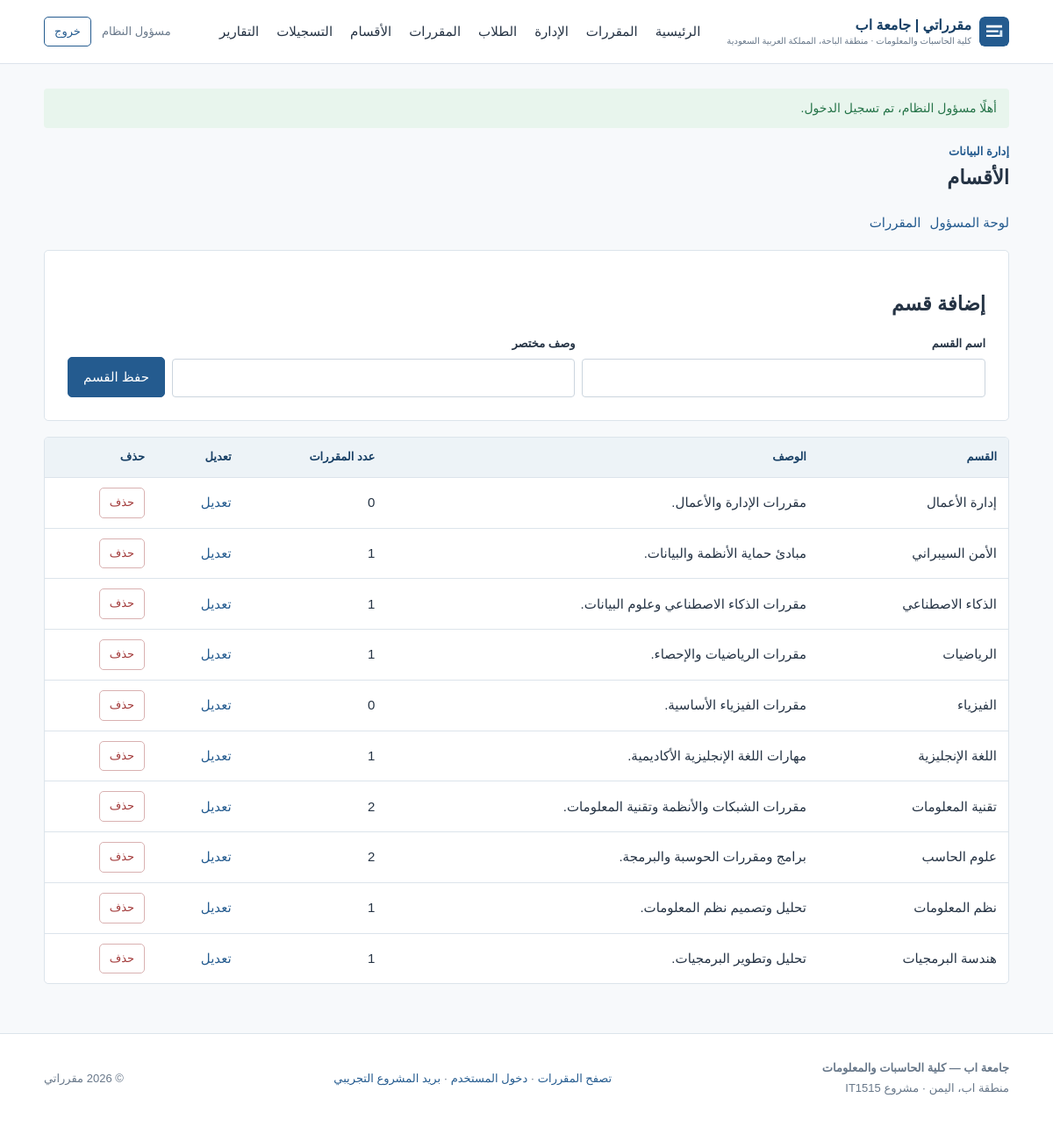
Page /public/admin/departments.php (signed in) on the committed database.
### tables this page shows
CREATE TABLE IF NOT EXISTS departments (
    department_id INT UNSIGNED AUTO_INCREMENT PRIMARY KEY,
    department_name VARCHAR(120) NOT NULL UNIQUE,
    description VARCHAR(500) NOT NULL DEFAULT '',
    created_at TIMESTAMP NOT NULL DEFAULT CURRENT_TIMESTAMP
);

### includes/bootstrap.php (called while the page is built, shortened)
<?php
function h(mixed $value): string
{
    return htmlspecialchars((string) $value, ENT_QUOTES | ENT_SUBSTITUTE, 'UTF-8');
}
function page_header(string $title): void
{
    require __DIR__ . '/header.php';
}
function page_footer(): void
{
    require __DIR__ . '/footer.php';
}

### public/admin/departments.php (the view, shortened to what this page needs)
<?php
$pdo = db();
$editId = filter_input(INPUT_GET, 'edit', FILTER_VALIDATE_INT) ?: 0;
$form = ['department_name' => '', 'description' => ''];
$departments = $pdo->query('SELECT d.department_id, d.department_name, d.description, COUNT(c.course_id) AS course_count FROM departments d LEFT JOIN courses c ON c.department_id = d.department_id GROUP BY d.department_id ORDER BY d.department_name')->fetchAll();
?>
<section class="page-heading"><p class="eyebrow">إدارة البيانات</p><h1>الأقسام</h1></section>
<nav class="admin-links"><a href="/admin/index.php">لوحة المسؤول</a><a href="/admin/courses.php">المقررات</a></nav>
<div class="form-card" style="margin:0 0 18px;width:100%"><h2><?= $editId ? 'تعديل قسم' : 'إضافة قسم' ?></h2><form method="post" class="inline-edit"><label>اسم القسم<input name="department_name" maxlength="120" required value="<?= h($form['department_name']) ?>"></label><label>وصف مختصر<input name="description" maxlength="500" value="<?= h($form['description']) ?>"></label><button class="button" name="action" value="save" type="submit">حفظ القسم</button></form></div>
<div class="table-wrap"><table><thead><tr><th>القسم</th><th>الوصف</th><th>عدد المقررات</th><th>تعديل</th><th>حذف</th></tr></thead><tbody><?php foreach ($departments as $department): ?><tr><td><?= h($department['department_name']) ?></td><td><?= h($department['description']) ?></td><td><?= (int) $department['course_count'] ?></td><td><a href="/admin/departments.php?edit=<?= (int) $department['department_id'] ?>">تعديل</a></td><td><form method="post" onsubmit="return confirm('حذف القسم؟')"><input type="hidden" name="csrf_token" value="<?= h(csrf_token()) ?>"><input type="hidden" name="department_id" value="<?= (int) $department['department_id'] ?>"><button class="button button-danger button-small" name="action" value="delete" type="submit">حذف</button></form></td></tr><?php endforeach; ?></tbody></table></div>

### public/assets/style.css (style rules this page uses)
* { box-sizing: border-box; }
:root { --blue: #245b8f; --blue-dark: #173f65; --blue-pale: #eaf2f8; --ink: #263445; --muted: #68788a; --line: #dce4eb; --bg: #f7f9fb; --white: #fff; --danger: #a33b3b; --success: #267449; }
html { background: var(--bg); }
body { margin: 0; color: var(--ink); font-family: Tahoma, Arial, sans-serif; font-size: 15px; line-height: 1.75; }
a { color: var(--blue); text-decoration: none; }
.button { display: inline-block; border: 1px solid var(--blue); border-radius: 5px; background: var(--blue); color: white; padding: 9px 17px; font: inherit; cursor: pointer; text-align: center; }
.button-small { padding: 5px 11px; font-size: 13px; }
.button-danger { background: white; color: var(--danger); border-color: #d9b1b1; }
.eyebrow { color: var(--blue); font-size: 13px; font-weight: 700; margin: 0 0 3px; }
h1, h2, h3 { color: var(--ink); line-height: 1.4; }
.section-heading h2, .page-heading h1 { margin: 0; }
.course-card, .detail-card, .form-card, .admin-card { background: white; border: 1px solid var(--line); border-radius: 5px; padding: 19px; }
.page-heading { margin-bottom: 22px; }
label { display: block; font-size: 13px; font-weight: 700; }
input, select, textarea { display: block; width: 100%; margin-top: 5px; padding: 9px 10px; border: 1px solid #cbd5de; border-radius: 4px; color: var(--ink); background: white; font: inherit; font-size: 14px; }
.table-wrap { overflow-x: auto; border: 1px solid var(--line); border-radius: 5px; background: white; }
table { width: 100%; border-collapse: collapse; text-align: right; }
th, td { padding: 11px 13px; border-bottom: 1px solid var(--line); vertical-align: middle; }
th { background: #edf3f7; color: var(--blue-dark); font-size: 13px; }
tr:last-child td { border-bottom: 0; }
.form-card { width: min(480px, 100%); margin: 10px auto; padding: 26px; }
.admin-links { display: flex; flex-wrap: wrap; gap: 10px; margin-bottom: 18px; }
.inline-edit { display: grid; grid-template-columns: 1fr 1fr auto; gap: 8px; align-items: end; }

### rows in the picture
departments: department_name "إدارة الأعمال", description "مقررات الإدارة والأعمال.", course_count "0"
departments: department_name "الأمن السيبراني", description "مبادئ حماية الأنظمة والبيانات.", course_count "1"
departments: department_name "الذكاء الاصطناعي", description "مقررات الذكاء الاصطناعي وعلوم البيانات.", course_count "1"
departments: department_name "الرياضيات", description "مقررات الرياضيات والإحصاء.", course_count "1"
departments: department_name "الفيزياء", description "مقررات الفيزياء الأساسية.", course_count "0"
departments: department_name "اللغة الإنجليزية", description "مهارات اللغة الإنجليزية الأكاديمية.", course_count "1"
departments: department_name "تقنية المعلومات", description "مقررات الشبكات والأنظمة وتقنية المعلومات.", course_count "2"
departments: department_name "علوم الحاسب", description "برامج ومقررات الحوسبة والبرمجة.", course_count "2"
departments: department_name "نظم المعلومات", description "تحليل وتصميم نظم المعلومات.", course_count "1"
departments: department_name "هندسة البرمجيات", description "تحليل وتطوير البرمجيات.", course_count "1"

### other values in the picture
$user['full_name'] "مسؤول النظام"
$flashMessage['message'] "أهلًا مسؤول النظام، تم تسجيل الدخول."
